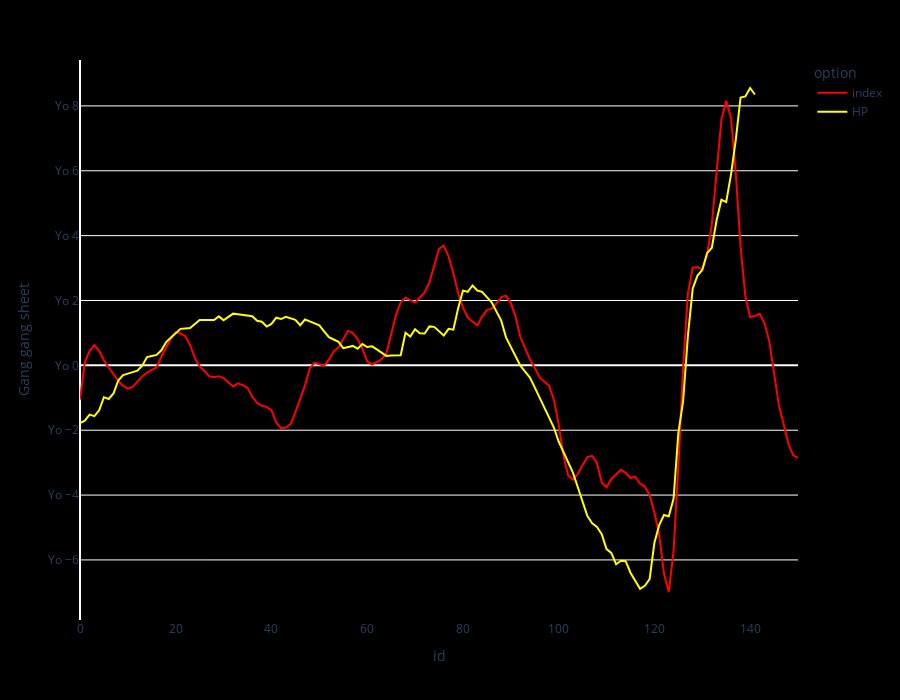

Source (notebook cell):
### Code cell
import numpy as np
import pandas as pd
import plotly.express as px
from plotly.offline import iplot

# dataframe of a wide format 
df=pd.DataFrame(test_3_d[:])

df['HP'] = hp_d.iloc[:,1:].shift(periods=-8)
df['id']=df.index


# dataframe of a long format
df = pd.melt(df, id_vars='id', value_vars=df.columns[:])

# plotly express
fig = px.line(df, x='id', y='value', color='variable',labels=dict(index="time", value="Gang gang sheet", variable="option"), width=900, height=700)
fig.update_yaxes(tickprefix="Yo ")
fig.update_layout(xaxis_showgrid=False)
fig.data[0].line.color = "red"
fig.data[1].line.color = "yellow"
fig.layout.plot_bgcolor = 'black'
fig.layout.paper_bgcolor = 'Black'

fig.show()

### Figure 1 — Plotly figure (JSON) as saved in the notebook; plotly's stock layout.template omitted (floating-point values rounded to 4 significant figures; data arrays with more than 128 entries replaced by an {"elided": "..."} marker saying what was removed)
{"data": [{"hovertemplate": "option=index<br>id=%{x}<br>Gang gang sheet=%{y}<extra></extra>", "legendgroup": "index", "line": {"color": "red", "dash": "solid"}, "marker": {"symbol": "circle"}, "mode": "lines", "name": "index", "orientation": "v", "showlegend": true, "type": "scatter", "x": {"elided": "151 int values"}, "xaxis": "x", "y": {"elided": "151 float values"}, "yaxis": "y"}, {"hovertemplate": "option=HP<br>id=%{x}<br>Gang gang sheet=%{y}<extra></extra>", "legendgroup": "HP", "line": {"color": "yellow", "dash": "solid"}, "marker": {"symbol": "circle"}, "mode": "lines", "name": "HP", "orientation": "v", "showlegend": true, "type": "scatter", "x": {"elided": "151 int values"}, "xaxis": "x", "y": {"elided": "151 float values"}, "yaxis": "y"}], "layout": {"height": 700, "legend": {"title": {"text": "option"}, "tracegroupgap": 0}, "margin": {"t": 60}, "paper_bgcolor": "Black", "plot_bgcolor": "black", "width": 900, "xaxis": {"anchor": "y", "domain": [0, 1], "showgrid": false, "title": {"text": "id"}}, "yaxis": {"anchor": "x", "domain": [0, 1], "tickprefix": "Yo ", "title": {"text": "Gang gang sheet"}}}}
